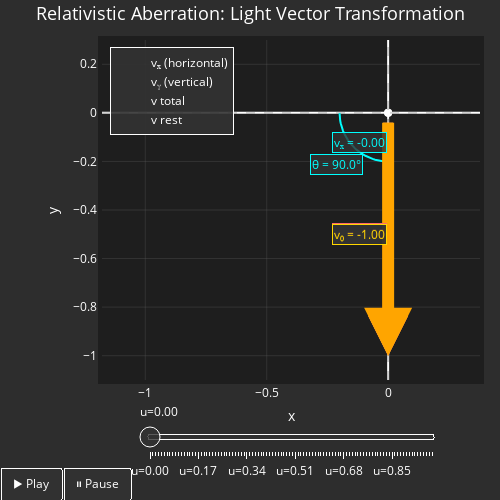

Notebook cell for this chart:
### Code cell
import numpy as np
import plotly.graph_objects as go

# Constantes
c = 1
u_values = np.linspace(0, 0.99, 100)
gamma = 1 / np.sqrt(1 - u_values**2)

vx_rel = -u_values
vy_rel = -c / gamma

# --- MODIFIED: Función para crear flechas con cabezas usando annotations ---
def create_arrow_annotation(x0, y0, x1, y1, color, width=10): # Default width increased to 10
    return dict(
        x=x1, y=y1,
        ax=x0, ay=y0,
        xref='x', yref='y',
        axref='x', ayref='y',
        arrowhead=2,      # Type of arrowhead
        arrowsize=0.8,    # Reduced further from 1.5 for even smaller head
        arrowwidth=width, # Width of the arrow line (body)
        arrowcolor=color,
        showarrow=True
    )

# Función para líneas punteadas (proyecciones)
def dashed_proj(x0, y0, x1, y1):
    return go.Scatter(
        x=[x0, x1], y=[y0, y1],
        mode="lines",
        line=dict(color="rgba(150,150,150,0.6)", width=2, dash="dot"),
        showlegend=False
    )

# Función para crear texto de etiquetas
def create_text_annotation(x, y, text, color="white"):
    return dict(
        x=x, y=y,
        text=text,
        showarrow=False,
        font=dict(size=12, color=color),
        bgcolor="rgba(50,50,50,0.8)",
        bordercolor=color,
        borderwidth=1
    )

# Función para crear arco de ángulo
def create_angle_arc(start_angle_deg, end_angle_deg, radius=0.2):
    """Crea un arco desde start_angle_deg hasta end_angle_deg (CCW)."""
    start_rad = np.radians(start_angle_deg)
    end_rad = np.radians(end_angle_deg)
    angles_rad_on_circle = np.linspace(start_rad, end_rad, 30)
    x_arc = radius * np.cos(angles_rad_on_circle)
    y_arc = radius * np.sin(angles_rad_on_circle)
    return go.Scatter(
        x=x_arc, y=y_arc,
        mode="lines",
        line=dict(color="cyan", width=2),
        showlegend=False
    )

# Función para calcular el ángulo
def calculate_angle(vx, vy):
    """Calcula el ángulo del vector total con respecto al eje x POSITIVO, CCW, en [0, 360)"""
    angle_rad = np.arctan2(vy, vx)
    angle_deg = np.degrees(angle_rad)
    if angle_deg < 0:
        angle_deg += 360
    return angle_deg

# Datos iniciales
angle_0 = calculate_angle(vx_rel[0], vy_rel[0])
data_init = [
    go.Scatter(x=[0], y=[0], mode="markers", 
               marker=dict(color="cyan", size=0), name="vₓ (horizontal)", opacity=0),
    go.Scatter(x=[0], y=[0], mode="markers", 
               marker=dict(color="#ff6b6b", size=0), name="vᵧ (vertical)", opacity=0),
    go.Scatter(x=[0], y=[0], mode="markers", 
               marker=dict(color="orange", size=0), name="v total", opacity=0),
    go.Scatter(x=[0], y=[0], mode="markers", 
               marker=dict(color="gold", size=0), name="v rest", opacity=0),
    dashed_proj(vx_rel[0], vy_rel[0], vx_rel[0], 0),
    dashed_proj(vx_rel[0], vy_rel[0], 0, vy_rel[0]),
    create_angle_arc(start_angle_deg=180, end_angle_deg=angle_0)
]

# Annotations iniciales
arc_radius = 0.2
text_offset_from_arc = 0.1
mid_angle_0_rad = np.radians((180 + angle_0) / 2.0)
text_x_0 = (arc_radius + text_offset_from_arc) * np.cos(mid_angle_0_rad)
text_y_0 = (arc_radius + text_offset_from_arc) * np.sin(mid_angle_0_rad)

initial_annotations = [
    create_arrow_annotation(0, 0, 0, -c, "gold"),  # Uses default width=10
    create_arrow_annotation(0, 0, vx_rel[0], 0, "cyan"), # Uses default width=10
    create_arrow_annotation(0, 0, 0, vy_rel[0], "#ff6b6b"), # Uses default width=10
    create_arrow_annotation(0, 0, vx_rel[0], vy_rel[0], "orange", width=12),  # v total, thicker (width 12)
    create_text_annotation(vx_rel[0]/2 if vx_rel[0]!=0 else -0.12, -0.12, f"vₓ = {vx_rel[0]:.2f}", "cyan"),
    create_text_annotation(-0.12, vy_rel[0]/2, f"vᵧ = {vy_rel[0]:.2f}", "#ff6b6b"),
    create_text_annotation(-0.12, -c/2, "v₀ = -1.00", "gold"),
    create_text_annotation(text_x_0, text_y_0, f"θ = {angle_0 - 180:.1f}°", "cyan"),
]

# Crear frames animados
frames = []
for i in range(len(u_values)):
    angle_i = calculate_angle(vx_rel[i], vy_rel[i])
    
    mid_angle_i_rad = np.radians((180 + angle_i) / 2.0)
    text_x_i = (arc_radius + text_offset_from_arc) * np.cos(mid_angle_i_rad)
    text_y_i = (arc_radius + text_offset_from_arc) * np.sin(mid_angle_i_rad)
    vx_text_x_pos = vx_rel[i]/2 if vx_rel[i] != 0 else -0.12
    vy_text_y_pos = vy_rel[i]/2 if vy_rel[i] != 0 else -0.12

    frame_annotations = [
        create_arrow_annotation(0, 0, 0, -c, "gold"),
        create_arrow_annotation(0, 0, vx_rel[i], 0, "cyan"),
        create_arrow_annotation(0, 0, 0, vy_rel[i], "#ff6b6b"),
        create_arrow_annotation(0, 0, vx_rel[i], vy_rel[i], "orange", width=12), # v total, thicker (width 12)
        create_text_annotation(vx_text_x_pos, -0.12, f"vₓ = {vx_rel[i]:.2f}", "cyan"),
        create_text_annotation(-0.12, vy_text_y_pos, f"vᵧ = {vy_rel[i]:.2f}", "#ff6b6b"),
        create_text_annotation(-0.12, -c/2, "v₀ = -1.00", "gold"),
        create_text_annotation(text_x_i, text_y_i, f"θ = {angle_i - 180:.1f}°", "cyan"),
        create_text_annotation(-0.8, 0.1, f"u = {u_values[i]:.3f}", "white"),
    ]
    
    frame_data = [
        go.Scatter(x=[0], y=[0], mode="markers", 
                   marker=dict(color="cyan", size=0), name="vₓ (horizontal)", opacity=0),
        go.Scatter(x=[0], y=[0], mode="markers", 
                   marker=dict(color="#ff6b6b", size=0), name="vᵧ (vertical)", opacity=0),
        go.Scatter(x=[0], y=[0], mode="markers", 
                   marker=dict(color="orange", size=0), name="v total", opacity=0),
        go.Scatter(x=[0], y=[0], mode="markers", 
                   marker=dict(color="gold", size=0), name="v rest", opacity=0),
        dashed_proj(vx_rel[i], vy_rel[i], vx_rel[i], 0),
        dashed_proj(vx_rel[i], vy_rel[i], 0, vy_rel[i]),
        create_angle_arc(start_angle_deg=180, end_angle_deg=angle_i)
    ]
    
    frame = go.Frame(
        data=frame_data,
        layout=dict(annotations=frame_annotations),
        name=str(i)
    )
    frames.append(frame)

# Crear figura con layout
fig = go.Figure(
    data=data_init,
    layout=go.Layout(
        title={
            'text': "Relativistic Aberration: Light Vector Transformation",
            'x': 0.5,
            'xanchor': 'center',
            'font': {'size': 18, 'color': 'white'}
        },
        width=500,
        height=500,
        xaxis=dict(
            range=[-1.1, 0.3], 
            title=dict(text="x", font=dict(color='white')), 
            scaleanchor="y", 
            scaleratio=1,
            showgrid=True,
            gridwidth=1,
            gridcolor='rgba(100,100,100,0.3)',
            color='white',
        ),
        yaxis=dict(
            range=[-1.1, 0.3], 
            title=dict(text="y", font=dict(color='white')),
            showgrid=True,
            gridwidth=1,
            gridcolor='rgba(100,100,100,0.3)',
            color='white',
        ),
        margin=dict(
            l=0,  # Margen izquierdo
            r=20,  # Margen derecho
            b=0,  # Margen inferior (puede necesitar más para el slider)
            t=40,  # Margen superior (puede necesitar más para el título y leyenda)
            pad=4  # Relleno entre el área de trazado y los componentes del layout
        ),
        annotations=initial_annotations,
        updatemenus=[{
            "type": "buttons",
            "buttons": [
                dict(
                    label="▶️ Play",
                    method="animate",
                    args=[None, {
                        "frame": {"duration": 80, "redraw": True},
                        "fromcurrent": True,
                        "transition": {"duration": 20}
                    }]
                ),
                dict(
                    label="⏸️ Pause",
                    method="animate",
                    args=[[None], {
                        "frame": {"duration": 0, "redraw": False},
                        "mode": "immediate",
                        "transition": {"duration": 0}
                    }]
                )
            ],
            "direction": "left",
            "pad": {"r": 10, "t": 87},
            "showactive": False,
            "x": 0.1,
            "xanchor": "right",
            "y": 0,
            "yanchor": "top",
            "bgcolor": "rgba(50,50,50,0.8)",
            "bordercolor": "white",
            "font": {"color": "white"}
        }],
        sliders=[{
            "steps": [{
                "method": "animate",
                "args": [[str(i)], {
                    "frame": {"duration": 0}, 
                    "mode": "immediate",
                    "transition": {"duration": 0}
                }],
                "label": f"u={u_values[i]:.2f}"
            } for i in range(len(u_values))],
            "transition": {"duration": 0},
            "x": 0.1, 
            "xanchor": "left",
            "y": 0, 
            "yanchor": "top",
            "len": 0.8,
            "bgcolor": "rgba(50,50,50,0.8)",
            "bordercolor": "white",
            "font": {"color": "white"},
            "tickcolor": "white"
        }],
        plot_bgcolor='#1e1e1e',
        paper_bgcolor='#2d2d2d',
        showlegend=True,
        legend=dict(
            x=0.02,
            y=0.98,
            bgcolor="rgba(50,50,50,0.9)",
            bordercolor="white",
            borderwidth=1,
            font=dict(color="white")
        )
    ),
    frames=frames
)

fig.add_scatter(x=[0], y=[0], mode="markers",
                marker=dict(color="white", size=8, symbol="circle"),
                name="Origen", showlegend=False)

# Agregar líneas de referencia
fig.add_hline(y=0, line_dash="dash", line_color="rgba(100,100,100,0.4)", opacity=0.7)
fig.add_vline(x=0, line_dash="dash", line_color="rgba(100,100,100,0.4)", opacity=0.7)

# Agregar punto de origen
fig.add_scatter(x=[0], y=[0], mode="markers", 
                marker=dict(color="white", size=8, symbol="circle"),
                name="Origen", showlegend=False)

fig.show()

### Figure 1 — Plotly figure (JSON) as saved in the notebook; plotly's stock layout.template omitted (floating-point values rounded to 4 significant figures)
{"data": [{"marker": {"color": "cyan", "size": 0}, "mode": "markers", "name": "vₓ (horizontal)", "opacity": 0, "type": "scatter", "x": [0], "y": [0]}, {"marker": {"color": "#ff6b6b", "size": 0}, "mode": "markers", "name": "vᵧ (vertical)", "opacity": 0, "type": "scatter", "x": [0], "y": [0]}, {"marker": {"color": "orange", "size": 0}, "mode": "markers", "name": "v total", "opacity": 0, "type": "scatter", "x": [0], "y": [0]}, {"marker": {"color": "gold", "size": 0}, "mode": "markers", "name": "v rest", "opacity": 0, "type": "scatter", "x": [0], "y": [0]}, {"line": {"color": "rgba(150,150,150,0.6)", "dash": "dot", "width": 2}, "mode": "lines", "showlegend": false, "type": "scatter", "x": [0, 0], "y": [-1, 0]}, {"line": {"color": "rgba(150,150,150,0.6)", "dash": "dot", "width": 2}, "mode": "lines", "showlegend": false, "type": "scatter", "x": [0, 0], "y": [-1, -1]}, {"line": {"color": "cyan", "width": 2}, "mode": "lines", "showlegend": false, "type": "scatter", "x": [-0.2, -0.1997, -0.1988, -0.1974, -0.1953, -0.1927, -0.1895, -0.1858, -0.1815, -0.1767, -0.1714, -0.1655, -0.1592, -0.1524, -0.1452, -0.1375, -0.1295, -0.121, -0.1122, -0.1031, -0.09368, -0.08398, -0.07403, -0.06386, -0.05351, -0.04299, -0.03236, -0.02162, -0.01083, -3.674e-17], "y": [2.449e-17, -0.01083, -0.02162, -0.03236, -0.04299, -0.05351, -0.06386, -0.07403, -0.08398, -0.09368, -0.1031, -0.1122, -0.121, -0.1295, -0.1375, -0.1452, -0.1524, -0.1592, -0.1655, -0.1714, -0.1767, -0.1815, -0.1858, -0.1895, -0.1927, -0.1953, -0.1974, -0.1988, -0.1997, -0.2]}, {"marker": {"color": "white", "size": 8, "symbol": "circle"}, "mode": "markers", "name": "Origen", "showlegend": false, "type": "scatter", "x": [0], "y": [0]}, {"marker": {"color": "white", "size": 8, "symbol": "circle"}, "mode": "markers", "name": "Origen", "showlegend": false, "type": "scatter", "x": [0], "y": [0]}], "layout": {"annotations": [{"arrowcolor": "gold", "arrowhead": 2, "arrowsize": 0.8, "arrowwidth": 10, "ax": 0, "axref": "x", "ay": 0, "ayref": "y", "showarrow": true, "x": 0, "xref": "x", "y": -1, "yref": "y"}, {"arrowcolor": "cyan", "arrowhead": 2, "arrowsize": 0.8, "arrowwidth": 10, "ax": 0, "axref": "x", "ay": 0, "ayref": "y", "showarrow": true, "x": 0, "xref": "x", "y": 0, "yref": "y"}, {"arrowcolor": "#ff6b6b", "arrowhead": 2, "arrowsize": 0.8, "arrowwidth": 10, "ax": 0, "axref": "x", "ay": 0, "ayref": "y", "showarrow": true, "x": 0, "xref": "x", "y": -1, "yref": "y"}, {"arrowcolor": "orange", "arrowhead": 2, "arrowsize": 0.8, "arrowwidth": 12, "ax": 0, "axref": "x", "ay": 0, "ayref": "y", "showarrow": true, "x": 0, "xref": "x", "y": -1, "yref": "y"}, {"bgcolor": "rgba(50,50,50,0.8)", "bordercolor": "cyan", "borderwidth": 1, "font": {"color": "cyan", "size": 12}, "showarrow": false, "text": "vₓ = -0.00", "x": -0.12, "y": -0.12}, {"bgcolor": "rgba(50,50,50,0.8)", "bordercolor": "#ff6b6b", "borderwidth": 1, "font": {"color": "#ff6b6b", "size": 12}, "showarrow": false, "text": "vᵧ = -1.00", "x": -0.12, "y": -0.5}, {"bgcolor": "rgba(50,50,50,0.8)", "bordercolor": "gold", "borderwidth": 1, "font": {"color": "gold", "size": 12}, "showarrow": false, "text": "v₀ = -1.00", "x": -0.12, "y": -0.5}, {"bgcolor": "rgba(50,50,50,0.8)", "bordercolor": "cyan", "borderwidth": 1, "font": {"color": "cyan", "size": 12}, "showarrow": false, "text": "θ = 90.0°", "x": -0.2121, "y": -0.2121}], "height": 500, "legend": {"bgcolor": "rgba(50,50,50,0.9)", "bordercolor": "white", "borderwidth": 1, "font": {"color": "white"}, "x": 0.02, "y": 0.98}, "margin": {"b": 0, "l": 0, "pad": 4, "r": 20, "t": 40}, "paper_bgcolor": "#2d2d2d", "plot_bgcolor": "#1e1e1e", "shapes": [{"line": {"color": "rgba(100,100,100,0.4)", "dash": "dash"}, "opacity": 0.7, "type": "line", "x0": 0, "x1": 1, "xref": "x domain", "y0": 0, "y1": 0, "yref": "y"}, {"line": {"color": "rgba(100,100,100,0.4)", "dash": "dash"}, "opacity": 0.7, "type": "line", "x0": 0, "x1": 0, "xref": "x", "y0": 0, "y1": 1, "yref": "y domain"}], "showlegend": true, "sliders": [{"bgcolor": "rgba(50,50,50,0.8)", "bordercolor": "white", "font": {"color": "white"}, "len": 0.8, "steps": [{"args": [["0"], {"frame": {"duration": 0}, "mode": "immediate", "transition": {"duration": 0}}], "label": "u=0.00", "method": "animate"}, {"args": [["1"], {"frame": {"duration": 0}, "mode": "immediate", "transition": {"duration": 0}}], "label": "u=0.01", "method": "animate"}, {"args": [["2"], {"frame": {"duration": 0}, "mode": "immediate", "transition": {"duration": 0}}], "label": "u=0.02", "method": "animate"}, {"args": [["3"], {"frame": {"duration": 0}, "mode": "immediate", "transition": {"duration": 0}}], "label": "u=0.03", "method": "animate"}, {"args": [["4"], {"frame": {"duration": 0}, "mode": "immediate", "transition": {"duration": 0}}], "label": "u=0.04", "method": "animate"}, {"args": [["5"], {"frame": {"duration": 0}, "mode": "immediate", "transition": {"duration": 0}}], "label": "u=0.05", "method": "animate"}, {"args": [["6"], {"frame": {"duration": 0}, "mode": "immediate", "transition": {"duration": 0}}], "label": "u=0.06", "method": "animate"}, {"args": [["7"], {"frame": {"duration": 0}, "mode": "immediate", "transition": {"duration": 0}}], "label": "u=0.07", "method": "animate"}, {"args": [["8"], {"frame": {"duration": 0}, "mode": "immediate", "transition": {"duration": 0}}], "label": "u=0.08", "method": "animate"}, {"args": [["9"], {"frame": {"duration": 0}, "mode": "immediate", "transition": {"duration": 0}}], "label": "u=0.09", "method": "animate"}, {"args": [["10"], {"frame": {"duration": 0}, "mode": "immediate", "transition": {"duration": 0}}], "label": "u=0.10", "method": "animate"}, {"args": [["11"], {"frame": {"duration": 0}, "mode": "immediate", "transition": {"duration": 0}}], "label": "u=0.11", "method": "animate"}, {"args": [["12"], {"frame": {"duration": 0}, "mode": "immediate", "transition": {"duration": 0}}], "label": "u=0.12", "method": "animate"}, {"args": [["13"], {"frame": {"duration": 0}, "mode": "immediate", "transition": {"duration": 0}}], "label": "u=0.13", "method": "animate"}, {"args": [["14"], {"frame": {"duration": 0}, "mode": "immediate", "transition": {"duration": 0}}], "label": "u=0.14", "method": "animate"}, {"args": [["15"], {"frame": {"duration": 0}, "mode": "immediate", "transition": {"duration": 0}}], "label": "u=0.15", "method": "animate"}, {"args": [["16"], {"frame": {"duration": 0}, "mode": "immediate", "transition": {"duration": 0}}], "label": "u=0.16", "method": "animate"}, {"args": [["17"], {"frame": {"duration": 0}, "mode": "immediate", "transition": {"duration": 0}}], "label": "u=0.17", "method": "animate"}, {"args": [["18"], {"frame": {"duration": 0}, "mode": "immediate", "transition": {"duration": 0}}], "label": "u=0.18", "method": "animate"}, {"args": [["19"], {"frame": {"duration": 0}, "mode": "immediate", "transition": {"duration": 0}}], "label": "u=0.19", "method": "animate"}, {"args": [["20"], {"frame": {"duration": 0}, "mode": "immediate", "transition": {"duration": 0}}], "label": "u=0.20", "method": "animate"}, {"args": [["21"], {"frame": {"duration": 0}, "mode": "immediate", "transition": {"duration": 0}}], "label": "u=0.21", "method": "animate"}, {"args": [["22"], {"frame": {"duration": 0}, "mode": "immediate", "transition": {"duration": 0}}], "label": "u=0.22", "method": "animate"}, {"args": [["23"], {"frame": {"duration": 0}, "mode": "immediate", "transition": {"duration": 0}}], "label": "u=0.23", "method": "animate"}, {"args": [["24"], {"frame": {"duration": 0}, "mode": "immediate", "transition": {"duration": 0}}], "label": "u=0.24", "method": "animate"}, {"args": [["25"], {"frame": {"duration": 0}, "mode": "immediate", "transition": {"duration": 0}}], "label": "u=0.25", "method": "animate"}, {"args": [["26"], {"frame": {"duration": 0}, "mode": "immediate", "transition": {"duration": 0}}], "label": "u=0.26", "method": "animate"}, {"args": [["27"], {"frame": {"duration": 0}, "mode": "immediate", "transition": {"duration": 0}}], "label": "u=0.27", "method": "animate"}, {"args": [["28"], {"frame": {"duration": 0}, "mode": "immediate", "transition": {"duration": 0}}], "label": "u=0.28", "method": "animate"}, {"args": [["29"], {"frame": {"duration": 0}, "mode": "immediate", "transition": {"duration": 0}}], "label": "u=0.29", "method": "animate"}, {"args": [["30"], {"frame": {"duration": 0}, "mode": "immediate", "transition": {"duration": 0}}], "label": "u=0.30", "method": "animate"}, {"args": [["31"], {"frame": {"duration": 0}, "mode": "immediate", "transition": {"duration": 0}}], "label": "u=0.31", "method": "animate"}, {"args": [["32"], {"frame": {"duration": 0}, "mode": "immediate", "transition": {"duration": 0}}], "label": "u=0.32", "method": "animate"}, {"args": [["33"], {"frame": {"duration": 0}, "mode": "immediate", "transition": {"duration": 0}}], "label": "u=0.33", "method": "animate"}, {"args": [["34"], {"frame": {"duration": 0}, "mode": "immediate", "transition": {"duration": 0}}], "label": "u=0.34", "method": "animate"}, {"args": [["35"], {"frame": {"duration": 0}, "mode": "immediate", "transition": {"duration": 0}}], "label": "u=0.35", "method": "animate"}, {"args": [["36"], {"frame": {"duration": 0}, "mode": "immediate", "transition": {"duration": 0}}], "label": "u=0.36", "method": "animate"}, {"args": [["37"], {"frame": {"duration": 0}, "mode": "immediate", "transition": {"duration": 0}}], "label": "u=0.37", "method": "animate"}, {"args": [["38"], {"frame": {"duration": 0}, "mode": "immediate", "transition": {"duration": 0}}], "label": "u=0.38", "method": "animate"}, {"args": [["39"], {"frame": {"duration": 0}, "mode": "immediate", "transition": {"duration": 0}}], "label": "u=0.39", "method": "animate"}, {"args": [["40"], {"frame": {"duration": 0}, "mode": "immediate", "transition": {"duration": 0}}], "label": "u=0.40", "method": "animate"}, {"args": [["41"], {"frame": {"duration": 0}, "mode": "immediate", "transition": {"duration": 0}}], "label": "u=0.41", "method": "animate"}, {"args": [["42"], {"frame": {"duration": 0}, "mode": "immediate", "transition": {"duration": 0}}], "label": "u=0.42", "method": "animate"}, {"args": [["43"], {"frame": {"duration": 0}, "mode": "immediate", "transition": {"duration": 0}}], "label": "u=0.43", "method": "animate"}, {"args": [["44"], {"frame": {"duration": 0}, "mode": "immediate", "transition": {"duration": 0}}], "label": "u=0.44", "method": "animate"}, {"args": [["45"], {"frame": {"duration": 0}, "mode": "immediate", "transition": {"duration": 0}}], "label": "u=0.45", "method": "animate"}, {"args": [["46"], {"frame": {"duration": 0}, "mode": "immediate", "transition": {"duration": 0}}], "label": "u=0.46", "method": "animate"}, {"args": [["47"], {"frame": {"duration": 0}, "mode": "immediate", "transition": {"duration": 0}}], "label": "u=0.47", "method": "animate"}, {"args": [["48"], {"frame": {"duration": 0}, "mode": "immediate", "transition": {"duration": 0}}], "label": "u=0.48", "method": "animate"}, {"args": [["49"], {"frame": {"duration": 0}, "mode": "immediate", "transition": {"duration": 0}}], "label": "u=0.49", "method": "animate"}, {"args": [["50"], {"frame": {"duration": 0}, "mode": "immediate", "transition": {"duration": 0}}], "label": "u=0.50", "method": "animate"}, {"args": [["51"], {"frame": {"duration": 0}, "mode": "immediate", "transition": {"duration": 0}}], "label": "u=0.51", "method": "animate"}, {"args": [["52"], {"frame": {"duration": 0}, "mode": "immediate", "transition": {"duration": 0}}], "label": "u=0.52", "method": "animate"}, {"args": [["53"], {"frame": {"duration": 0}, "mode": "immediate", "transition": {"duration": 0}}], "label": "u=0.53", "method": "animate"}, {"args": [["54"], {"frame": {"duration": 0}, "mode": "immediate", "transition": {"duration": 0}}], "label": "u=0.54", "method": "animate"}, {"args": [["55"], {"frame": {"duration": 0}, "mode": "immediate", "transition": {"duration": 0}}], "label": "u=0.55", "method": "animate"}, {"args": [["56"], {"frame": {"duration": 0}, "mode": "immediate", "transition": {"duration": 0}}], "label": "u=0.56", "method": "animate"}, {"args": [["57"], {"frame": {"duration": 0}, "mode": "immediate", "transition": {"duration": 0}}], "label": "u=0.57", "method": "animate"}, {"args": [["58"], {"frame": {"duration": 0}, "mode": "immediate", "transition": {"duration": 0}}], "label": "u=0.58", "method": "animate"}, {"args": [["59"], {"frame": {"duration": 0}, "mode": "immediate", "transition": {"duration": 0}}], "label": "u=0.59", "method": "animate"}, {"args": [["60"], {"frame": {"duration": 0}, "mode": "immediate", "transition": {"duration": 0}}], "label": "u=0.60", "method": "animate"}, {"args": [["61"], {"frame": {"duration": 0}, "mode": "immediate", "transition": {"duration": 0}}], "label": "u=0.61", "method": "animate"}, {"args": [["62"], {"frame": {"duration": 0}, "mode": "immediate", "transition": {"duration": 0}}], "label": "u=0.62", "method": "animate"}, {"args": [["63"], {"frame": {"duration": 0}, "mode": "immediate", "transition": {"duration": 0}}], "label": "u=0.63", "method": "animate"}, {"args": [["64"], {"frame": {"duration": 0}, "mode": "immediate", "transition": {"duration": 0}}], "label": "u=0.64", "method": "animate"}, {"args": [["65"], {"frame": {"duration": 0}, "mode": "immediate", "transition": {"duration": 0}}], "label": "u=0.65", "method": "animate"}, {"args": [["66"], {"frame": {"duration": 0}, "mode": "immediate", "transition": {"duration": 0}}], "label": "u=0.66", "method": "animate"}, {"args": [["67"], {"frame": {"duration": 0}, "mode": "immediate", "transition": {"duration": 0}}], "label": "u=0.67", "method": "animate"}, {"args": [["68"], {"frame": {"duration": 0}, "mode": "immediate", "transition": {"duration": 0}}], "label": "u=0.68", "method": "animate"}, {"args": [["69"], {"frame": {"duration": 0}, "mode": "immediate", "transition": {"duration": 0}}], "label": "u=0.69", "method": "animate"}, {"args": [["70"], {"frame": {"duration": 0}, "mode": "immediate", "transition": {"duration": 0}}], "label": "u=0.70", "method": "animate"}, {"args": [["71"], {"frame": {"duration": 0}, "mode": "immediate", "transition": {"duration": 0}}], "label": "u=0.71", "method": "animate"}, {"args": [["72"], {"frame": {"duration": 0}, "mode": "immediate", "transition": {"duration": 0}}], "label": "u=0.72", "method": "animate"}, {"args": [["73"], {"frame": {"duration": 0}, "mode": "immediate", "transition": {"duration": 0}}], "label": "u=0.73", "method": "animate"}, {"args": [["74"], {"frame": {"duration": 0}, "mode": "immediate", "transition": {"duration": 0}}], "label": "u=0.74", "method": "animate"}, {"args": [["75"], {"frame": {"duration": 0}, "mode": "immediate", "transition": {"duration": 0}}], "label": "u=0.75", "method": "animate"}, {"args": [["76"], {"frame": {"duration": 0}, "mode": "immediate", "transition": {"duration": 0}}], "label": "u=0.76", "method": "animate"}, {"args": [["77"], {"frame": {"duration": 0}, "mode": "immediate", "transition": {"duration": 0}}], "label": "u=0.77", "method": "animate"}, {"args": [["78"], {"frame": {"duration": 0}, "mode": "immediate", "transition": {"duration": 0}}], "label": "u=0.78", "method": "animate"}, {"args": [["79"], {"frame": {"duration": 0}, "mode": "immediate", "transition": {"duration": 0}}], "label": "u=0.79", "method": "animate"}, {"args": [["80"], {"frame": {"duration": 0}, "mode": "immediate", "transition": {"duration": 0}}], "label": "u=0.80", "method": "animate"}, {"args": [["81"], {"frame": {"duration": 0}, "mode": "immediate", "transition": {"duration": 0}}], "label": "u=0.81", "method": "animate"}, {"args": [["82"], {"frame": {"duration": 0}, "mode": "immediate", "transition": {"duration": 0}}], "label": "u=0.82", "method": "animate"}, {"args": [["83"], {"frame": {"duration": 0}, "mode": "immediate", "transition": {"duration": 0}}], "label": "u=0.83", "method": "animate"}, {"args": [["84"], {"frame": {"duration": 0}, "mode": "immediate", "transition": {"duration": 0}}], "label": "u=0.84", "method": "animate"}, {"args": [["85"], {"frame": {"duration": 0}, "mode": "immediate", "transition": {"duration": 0}}], "label": "u=0.85", "method": "animate"}, {"args": [["86"], {"frame": {"duration": 0}, "mode": "immediate", "transition": {"duration": 0}}], "label": "u=0.86", "method": "animate"}, {"args": [["87"], {"frame": {"duration": 0}, "mode": "immediate", "transition": {"duration": 0}}], "label": "u=0.87", "method": "animate"}, {"args": [["88"], {"frame": {"duration": 0}, "mode": "immediate", "transition": {"duration": 0}}], "label": "u=0.88", "method": "animate"}, {"args": [["89"], {"frame": {"duration": 0}, "mode": "immediate", "transition": {"duration": 0}}], "label": "u=0.89", "method": "animate"}, {"args": [["90"], {"frame": {"duration": 0}, "mode": "immediate", "transition": {"duration": 0}}], "label": "u=0.90", "method": "animate"}, {"args": [["91"], {"frame": {"duration": 0}, "mode": "immediate", "transition": {"duration": 0}}], "label": "u=0.91", "method": "animate"}, {"args": [["92"], {"frame": {"duration": 0}, "mode": "immediate", "transition": {"duration": 0}}], "label": "u=0.92", "method": "animate"}, {"args": [["93"], {"frame": {"duration": 0}, "mode": "immediate", "transition": {"duration": 0}}], "label": "u=0.93", "method": "animate"}, {"args": [["94"], {"frame": {"duration": 0}, "mode": "immediate", "transition": {"duration": 0}}], "label": "u=0.94", "method": "animate"}, {"args": [["95"], {"frame": {"duration": 0}, "mode": "immediate", "transition": {"duration": 0}}], "label": "u=0.95", "method": "animate"}, {"args": [["96"], {"frame": {"duration": 0}, "mode": "immediate", "transition": {"duration": 0}}], "label": "u=0.96", "method": "animate"}, {"args": [["97"], {"frame": {"duration": 0}, "mode": "immediate", "transition": {"duration": 0}}], "label": "u=0.97", "method": "animate"}, {"args": [["98"], {"frame": {"duration": 0}, "mode": "immediate", "transition": {"duration": 0}}], "label": "u=0.98", "method": "animate"}, {"args": [["99"], {"frame": {"duration": 0}, "mode": "immediate", "transition": {"duration": 0}}], "label": "u=0.99", "method": "animate"}], "tickcolor": "white", "transition": {"duration": 0}, "x": 0.1, "xanchor": "left", "y": 0, "yanchor": "top"}], "title": {"font": {"color": "white", "size": 18}, "text": "Relativistic Aberration: Light Vector Transformation", "x": 0.5, "xanchor": "center"}, "updatemenus": [{"bgcolor": "rgba(50,50,50,0.8)", "bordercolor": "white", "buttons": [{"args": [null, {"frame": {"duration": 80, "redraw": true}, "fromcurrent": true, "transition": {"duration": 20}}], "label": "▶️ Play", "method": "animate"}, {"args": [[null], {"frame": {"duration": 0, "redraw": false}, "mode": "immediate", "transition": {"duration": 0}}], "label": "⏸️ Pause", "method": "animate"}], "direction": "left", "font": {"color": "white"}, "pad": {"r": 10, "t": 87}, "showactive": false, "type": "buttons", "x": 0.1, "xanchor": "right", "y": 0, "yanchor": "top"}], "width": 500, "xaxis": {"color": "white", "gridcolor": "rgba(100,100,100,0.3)", "gridwidth": 1, "range": [-1.1, 0.3], "scaleanchor": "y", "scaleratio": 1, "showgrid": true, "title": {"font": {"color": "white"}, "text": "x"}}, "yaxis": {"color": "white", "gridcolor": "rgba(100,100,100,0.3)", "gridwidth": 1, "range": [-1.1, 0.3], "showgrid": true, "title": {"font": {"color": "white"}, "text": "y"}}}}
